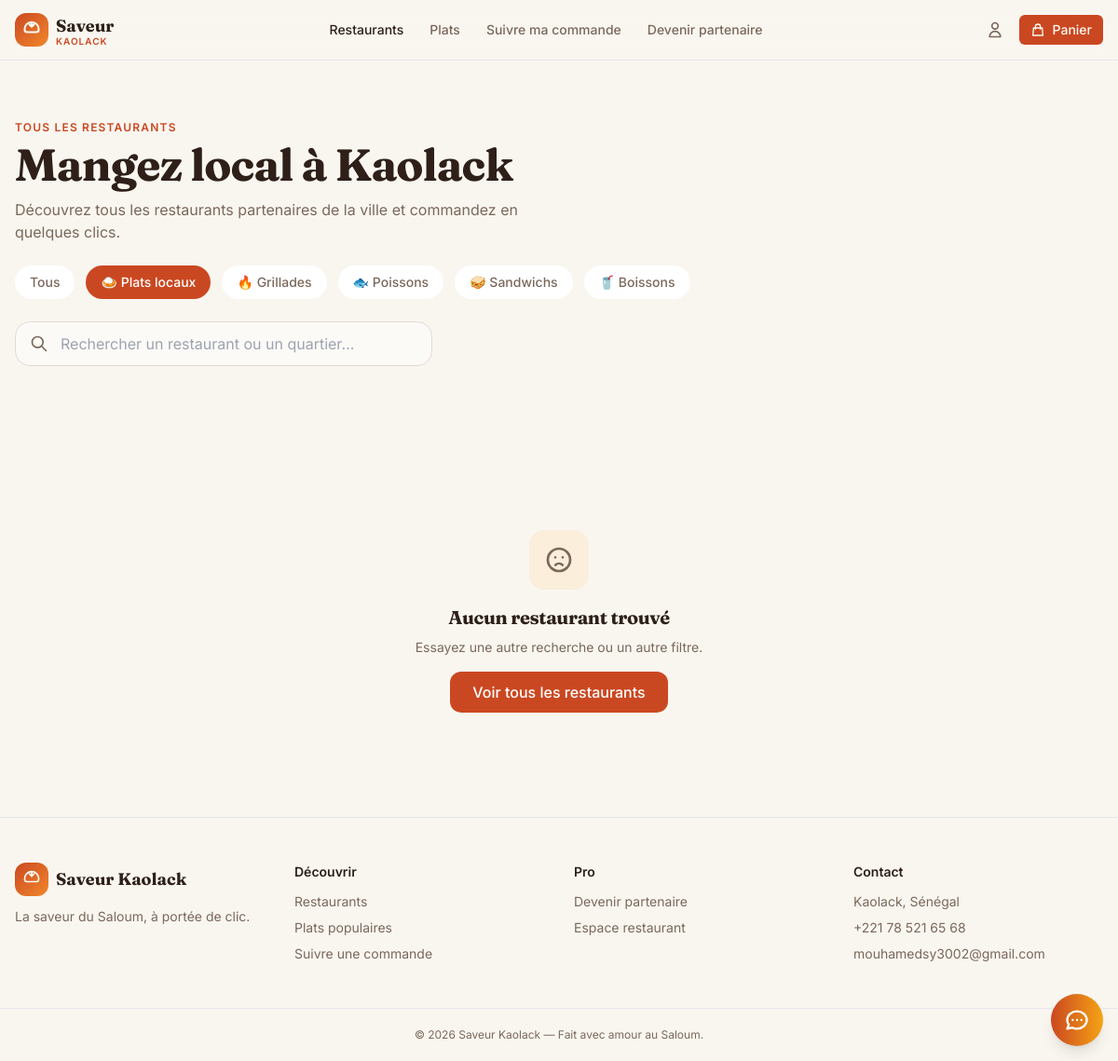
The page /restaurants.php?cat=1 on the database its author committed.
### tables this page shows
CREATE TABLE `categories` (
  `id`              int(11)     NOT NULL AUTO_INCREMENT,
  `nom`             varchar(50) NOT NULL,
  `icone`           varchar(10) DEFAULT NULL,
  `ordre_affichage` int(11)     DEFAULT 0,
  `description`     text        DEFAULT NULL,
  PRIMARY KEY (`id`)
);

### restaurants.php (the view, shortened to what this page needs)
<?php
try {
    $pdo = getDB();
    $stmt = $pdo->query("SELECT * FROM categories ORDER BY ordre_affichage");
    $categories = $stmt->fetchAll(PDO::FETCH_ASSOC);
    $where = ["statut = 'actif'"];
    $params = [];
    $q = isset($_GET['q']) ? trim($_GET['q']) : '';
    $cat = isset($_GET['cat']) ? (int)$_GET['cat'] : 0;
    if ($cat > 0) {
        $where[] = "categorie_id = :cat";
        $params[':cat'] = $cat;
    }
    $sql = "SELECT r.*, c.nom as categorie_nom, c.icone
            FROM restaurants r
            LEFT JOIN categories c ON r.categorie_id = c.id
            WHERE " . implode(' AND ', $where) . "
            ORDER BY est_nouveau DESC, note_moyenne DESC, nom";
    $stmt = $pdo->prepare($sql);
    $stmt->execute($params);
    $restaurants = $stmt->fetchAll(PDO::FETCH_ASSOC);
} catch (PDOException $e) {
    $restaurants = [];
    $error = 'Erreur BDD: ' . $e->getMessage();
}
require_once 'includes/header.php';
?>
<section class="bg-[hsl(36_78%_92%)]/40">
    <div class="container mx-auto px-4 max-w-7xl py-12 md:py-16">
        <div class="text-xs font-semibold uppercase tracking-widest text-[hsl(14_72%_46%)]">Tous les restaurants</div>
        <h1 class="mt-2 font-display text-4xl font-bold text-[hsl(20_30%_14%)] md:text-5xl">
            Mangez local à Kaolack
        </h1>
        <p class="mt-3 max-w-xl text-[hsl(25_15%_42%)]">
            Découvrez tous les restaurants partenaires de la ville et commandez en quelques clics.
        </p>
        <div class="mt-6 flex flex-wrap gap-3">
            <a href="?" class="px-4 py-2 rounded-full text-sm font-medium <?php echo empty($cat) ? 'bg-[hsl(14_72%_46%)] text-white' : 'bg-white text-[hsl(25_15%_42%)] hover:bg-[hsl(36_30%_92%)]'; ?> transition-colors">
                Tous
            </a>
            <?php foreach ($categories as $categorie): ?>
            <a href="?cat=<?php echo $categorie['id']; ?>" class="px-4 py-2 rounded-full text-sm font-medium <?php echo $cat == $categorie['id'] ? 'bg-[hsl(14_72%_46%)] text-white' : 'bg-white text-[hsl(25_15%_42%)] hover:bg-[hsl(36_30%_92%)]'; ?> transition-colors">
                <?php echo $categorie['icone'] . ' ' . htmlspecialchars($categorie['nom']); ?>
            </a>
            <?php endforeach; ?>
        </div>
        <div class="relative mt-6 max-w-md">
            <form method="get" action="">
                <input type="text" name="q" value="<?php echo htmlspecialchars($q); ?>" placeholder="Rechercher un restaurant ou un quartier…"
                       class="h-12 w-full rounded-2xl border border-[hsl(30_25%_86%)] bg-[hsl(36_50%_98%)] pl-12 pr-4 focus:border-[hsl(14_72%_46%)] focus:outline-none focus:ring-2 focus:ring-[hsl(14_72%_46%)]/20">
            </form>
        </div>
    </div>
</section>
<section class="container mx-auto px-4 max-w-7xl py-12">
    <?php if (isset($error)): ?>
    <div class="rounded-2xl bg-red-50 border border-red-200 p-8 text-center">
        <div class="mx-auto mb-4 flex h-16 w-16 items-center justify-center rounded-2xl bg-red-100 text-red-600">
            <svg xmlns="http://www.w3.org/2000/svg" class="h-8 w-8" fill="none" viewBox="0 0 24 24" stroke="currentColor">
                <path stroke-linecap="round" stroke-linejoin="round" stroke-width="2" d="M12 9v2m0 4h.01m-6.938 4h13.856c1.54 0 2.502-1.667 1.732-3L13.732 4c-.77-1.333-2.694-1.333-3.464 0L3.34 16c-.77 1.333.192 3 1.732 3z" />
            </svg>
        </div>
        <h3 class="font-display text-xl font-bold text-red-800 mb-2">Problème de base de données</h3>
        <p class="text-red-700 mb-4"><?php echo $error; ?></p>
        <div class="bg-white rounded-xl p-4 text-left text-sm text-[hsl(25_15%_42%)]">
            <p class="font-semibold mb-2">Solutions possibles :</p>
            <ul class="list-disc list-inside space-y-1">
                <li>Vérifiez que MySQL est démarré dans XAMPP</li>
                <li><a href="database/install.php" class="text-[hsl(14_72%_46%)] hover:underline">Cliquez ici pour installer la base de données</a></li>
                <li>Vérifiez les identifiants (root / mot de passe vide)</li>
            </ul>
        </div>
    </div>
    <?php else: ?>
    <?php if (empty($restaurants)): ?>
    <div class="py-16 text-center">
        <div class="mx-auto mb-4 flex h-16 w-16 items-center justify-center rounded-2xl bg-[hsl(36_78%_92%)] text-[hsl(25_15%_42%)]">
            <svg xmlns="http://www.w3.org/2000/svg" class="h-8 w-8" fill="none" viewBox="0 0 24 24" stroke="currentColor">
                <path stroke-linecap="round" stroke-linejoin="round" stroke-width="2" d="M9.172 16.172a4 4 0 015.656 0M9 10h.01M15 10h.01M21 12a9 9 0 11-18 0 9 9 0 0118 0z" />
            </svg>
        </div>
        <h3 class="font-display text-xl font-bold text-[hsl(20_30%_14%)]">Aucun restaurant trouvé</h3>
        <p class="mt-2 text-sm text-[hsl(25_15%_42%)]">
            Essayez une autre recherche ou un autre filtre.
        </p>
        <a href="?" class="mt-4 inline-flex h-11 items-center justify-center rounded-xl px-6 bg-[hsl(14_72%_46%)] text-white font-medium hover:bg-[hsl(14_72%_40%)] transition-colors">
            Voir tous les restaurants
        </a>
    </div>
    <?php endif; ?>
    <?php endif; ?>
</section>
<?php require_once 'includes/footer.php'; ?>

### includes/header.php (style rules this page uses)
:root { --background: 38 44% 96%; --foreground: 20 30% 14%; --card: 36 50% 98%; --card-foreground: 20 30% 14%; --primary: 14 72% 46%; --primary-foreground: 38 60% 97%; --secondary: 36 78% 92%; --secondary-foreground: 20 40% 18%; --muted: 36 30% 92%; --muted-foreground: 25 15% 42%; --accent: 142 38% 32%; --accent-foreground: 38 60% 97%; --saffron: 38 92% 52%; --saffron-foreground: 20 50% 14%; --destructive: 0 75% 48%; --destructive-foreground: 38 60% 97%; --border: 30 25% 86%; --input: 30 25% 86%; --ring: 14 72% 46%; --radius: 1rem; }
body { font-family: 'Inter', system-ui, sans-serif; background-color: hsl(38 44% 96%); color: hsl(20 30% 14%); }
h1, h2, h3, h4 { font-family: 'Fraunces', Georgia, serif; font-weight: 700; letter-spacing: -0.02em; }
.font-display { font-family: 'Fraunces', Georgia, serif; }

### rows shown on the page
categories: icone "🍛", nom "Plats locaux"
categories: icone "🔥", nom "Grillades"
categories: icone "🐟", nom "Poissons"
categories: icone "🥪", nom "Sandwichs"
categories: icone "🥤", nom "Boissons"

### other values the page prints
$link['label'] "Restaurants"
$link['label'] "Plats"
$link['label'] "Suivre ma commande"
$link['label'] "Devenir partenaire"
